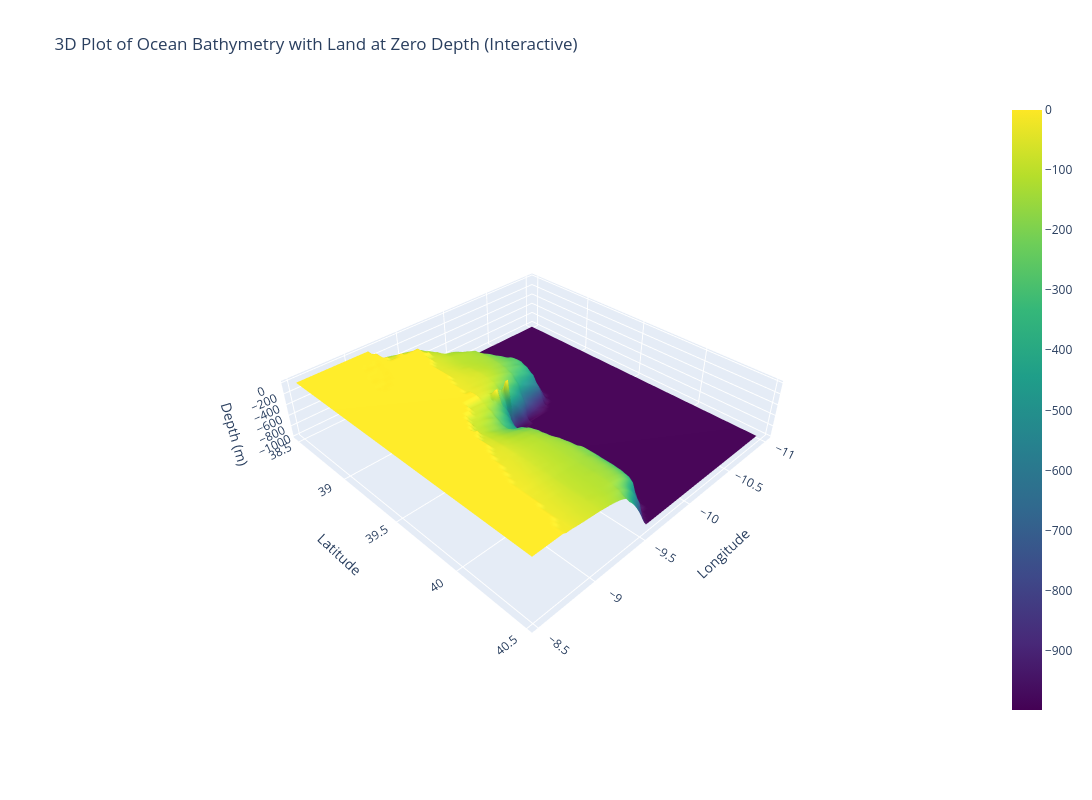

Notebook code cell kept with this figure:
### Code cell
import xarray as xr
import numpy as np
import plotly.graph_objects as go

# Load the NetCDF dataset
ds = xr.open_dataset("dAtA\cmems_mod_ibi_wav_my_0.027deg_static_1756186965833.nc")

# Extract data
lat = ds['latitude'].values
lon = ds['longitude'].values
depth = ds['deptho'].values

# Make sure lat/lon are 2D meshgrids
if lat.ndim == 1 and lon.ndim == 1:
    lon_grid, lat_grid = np.meshgrid(lon, lat)
else:
    lon_grid, lat_grid = lon, lat

# Fill NaN values with 0.0 before plotting
depth_filled = np.nan_to_num(ds['deptho'].values, nan=0.0)

# Create a 3D surface plot using Plotly
fig = go.Figure(data=[go.Surface(z=-depth_filled, x=lon_grid, y=lat_grid, colorscale='Viridis')])

# Correct the visualization by setting a manual aspect mode
fig.update_layout(
    title='3D Plot of Ocean Bathymetry with Land at Zero Depth (Interactive)',
    autosize=True,
    scene=dict(
        xaxis_title='Longitude',
        yaxis_title='Latitude',
        zaxis_title='Depth (m)',
        # Corrected aspectmode
        aspectmode='manual',
        aspectratio=dict(x=1, y=1, z=0.2), # Adjusting Z to be more compact
    ),
    width=1200,
    height=800
)
fig.show()

### Figure 1 — Plotly figure (JSON) as saved in the notebook; plotly's stock layout.template omitted (floating-point values rounded to 4 significant figures; data arrays with more than 128 entries replaced by an {"elided": "..."} marker saying what was removed)
{"data": [{"colorscale": [[0, "#440154"], [0.1111, "#482878"], [0.2222, "#3e4989"], [0.3333, "#31688e"], [0.4444, "#26828e"], [0.5556, "#1f9e89"], [0.6667, "#35b779"], [0.7778, "#6ece58"], [0.8889, "#b5de2b"], [1, "#fde725"]], "type": "surface", "x": {"elided": "72x90 float values"}, "y": {"elided": "72x90 float values"}, "z": {"elided": "72x90 float values"}}], "layout": {"autosize": true, "height": 800, "scene": {"aspectmode": "manual", "aspectratio": {"x": 1, "y": 1, "z": 0.2}, "xaxis": {"title": {"text": "Longitude"}}, "yaxis": {"title": {"text": "Latitude"}}, "zaxis": {"title": {"text": "Depth (m)"}}}, "title": {"text": "3D Plot of Ocean Bathymetry with Land at Zero Depth (Interactive)"}, "width": 1200}}
